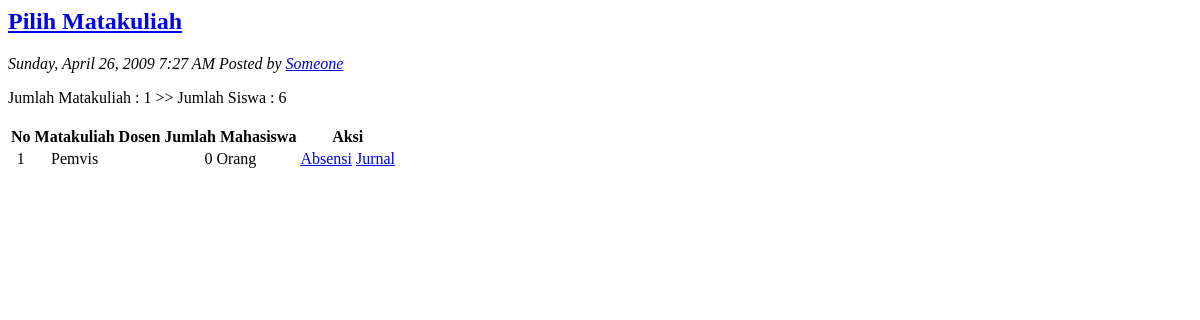
/jurnal.php (signed in), run on an earlier commit of the app's database.
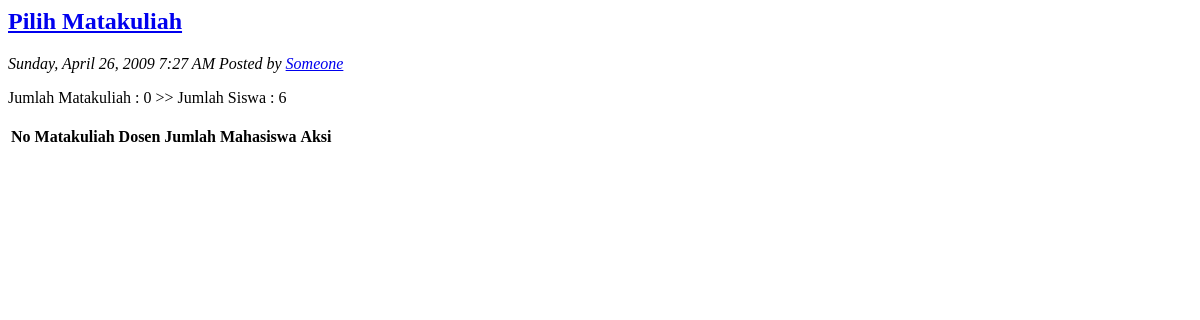
And on a later commit of the database.
### tables this page shows
CREATE TABLE `matakuliah` (
  `kd_mk` int(11) NOT NULL auto_increment,
  `nm_mk` varchar(20) NOT NULL,
  `kd_kelas` int(11) NOT NULL,
  `kd_dosen` int(11) NOT NULL,
  PRIMARY KEY  (`kd_mk`),
  KEY `kd_kelas` (`kd_kelas`),
  KEY `kd_dosen` (`kd_dosen`)
);

### jurnal.php (the view, shortened to what this page needs)
<div class="post">
	<h2 class="title"><a href="#">Pilih Matakuliah</a></h2>
									<p class="meta"><em>Sunday, April 26, 2009 7:27 AM Posted by <a href="#">Someone</a></em></p>
	<div class="entry">
		<p>
		<table class="datatable">
		<tr>
			<th>No</th><th>Matakuliah</th><th>Dosen</th><th>Jumlah Mahasiswa</th><th>Aksi</th>
		</tr>
		<?php
		include "conn.php";
		$kd_kelas=$_GET['kd_kelas'];
		$matakuliah=mysql_query("select * from matakuliah where kd_kelas='$kd_kelas' order by nm_mk asc ",$koneksi);
		echo "<br><br>";
		while($row=mysql_fetch_array($matakuliah)){
			$siswa=mysql_query("select * from siswa where kd_mk='$row[kd_mk]'",$koneksi);
			$jumlah=mysql_num_rows($siswa);
			?>
			<tr>
				<td align="center"><?php echo $c=$c+1; ?></td>
				<td align="center"><?php echo $row['nm_mk']; ?></td>
				<td align="center"><?php echo $row['kd_dosen']; ?></td>
				<td align="center"><?php echo $jumlah;?> Orang</td>
				<td align="center"><a href="?page=input_absensi&kd_mk=<?php echo $row['kd_mk'];?>">Absensi</a>
				<a href="?page=input_jurnal&kd_mk=<?php echo $row['kd_mk'];?>">Jurnal</a>
			</td>
			</tr>
			<?php
		}
		?>
		</table>
		</p>
  </div>
</div>

What changed in the data, as far as the page shows it:
no longer on this page (row edited): matakuliah: nm_mk "Pemvis", jumlah "0"
Also different on the page:
text written by a page script: "Jumlah Matakuliah : 1 >> Jumlah Siswa : 6" → "Jumlah Matakuliah : 0 >> Jumlah Siswa : 6"
